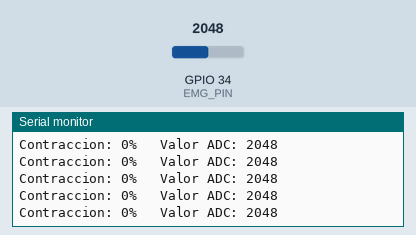
A sketch run on a simulated ESP32. On the bench: the last lines printed to the serial monitor. The test bench sets the inputs (shaded band); at power-on: GPIO 34 (EMG_PIN) = 2048 (analog values on the 0–4095 scale).

Above: at 5.3 s.
5.4 s: GPIO 34 (EMG_PIN) set to 2866
At 5.44 s:
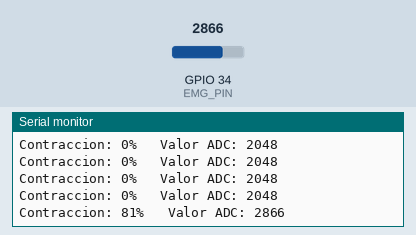
6.9 s: GPIO 34 (EMG_PIN) set to 3603
At 6.9 s:
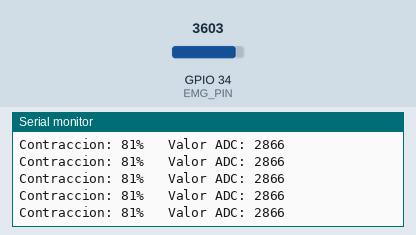
Timing chart, 0 to 9.9 s (numbered marks = the images above; inputs shaded):
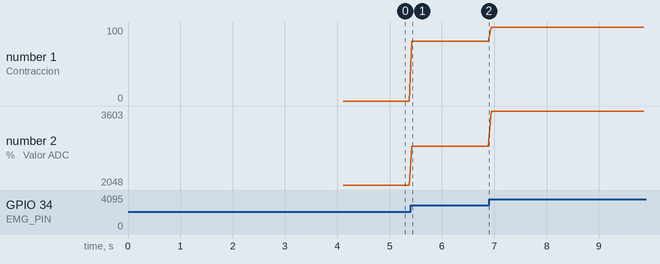

The sketch:

EMG_v3_3electrodos.ino
```cpp
#include <Arduino.h>

const int EMG_PIN = 34;      // Salida del EMG V3 conectada al GPIO34

const int ADC_MAX = 4095;

int baseline = 0;

// Valor que representa una contracción máxima.
// Ajustalo según las pruebas (800-1500 suele ser un buen comienzo).
const int MAX_CONTRACTION = 1000;

void setup() {

  Serial.begin(115200);

  analogReadResolution(12);
  analogSetPinAttenuation(EMG_PIN, ADC_11db);

  Serial.println();
  Serial.println("=================================");
  Serial.println(" CALIBRANDO...");
  Serial.println(" Mantene el musculo relajado");
  Serial.println("=================================");

  delay(2000);

  long suma = 0;

  for (int i = 0; i < 1000; i++) {
    suma += analogRead(EMG_PIN);
    delay(2);
  }

  baseline = suma / 1000;

  Serial.print("Baseline: ");
  Serial.println(baseline);

  Serial.println();
  Serial.println("Comenza a contraer el musculo...");
  Serial.println();
}

void loop() {

  int lectura = analogRead(EMG_PIN);

  int actividad = lectura - baseline;

  if (actividad < 0)
    actividad = 0;

  int porcentaje = map(actividad, 0, MAX_CONTRACTION, 0, 100);

  porcentaje = constrain(porcentaje, 0, 100);

  Serial.print("Contraccion: ");

  Serial.print(porcentaje);

  Serial.print("%   ");

  Serial.print("Valor ADC: ");

  Serial.println(lectura);

  delay(50);
}
```

Measured:
- after the input at 5.4 s, the serial monitor: prints a new line at once (image 1)
- plotted number 1: 0 → 81 after the input at 5.4 s, 81 → 100 after the input at 6.9 s
- plotted number 2: 2048 → 2866 after the input at 5.4 s, 2866 → 3603 after the input at 6.9 s
